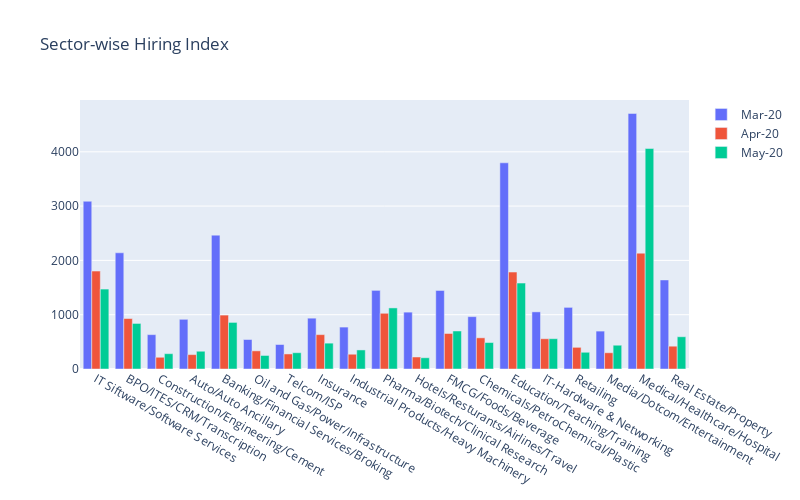

Notebook code cell kept with this figure:
### Code cell
import plotly
plotly.offline.init_notebook_mode(connected=True)
trace7 = go.Bar(x=fi["Industry"],y=fi["Mar-20"],name='Mar-20')
trace8 = go.Bar(x=fi["Industry"],y=fi["Apr-20"],name='Apr-20')
trace9 = go.Bar(x=fi["Industry"],y=fi["May-20"],name='May-20')

data = [trace7, trace8, trace9]
plotly.offline.iplot({"data": data,"layout": go.Layout(barmode='group', title="Sector-wise Hiring Index",width=800,height=500,)
})

### Figure 1 — Plotly figure (JSON) as saved in the notebook; plotly's stock layout.template omitted (floating-point values rounded to 4 significant figures)
{"data": [{"name": "Mar-20", "type": "bar", "x": ["IT Siftware/Software Services", "BPO/ITES/CRM/Transcription", "Construction/Engineering/Cement", "Auto/Auto Ancillary", "Banking/Financial Services/Broking", "Oil and Gas/Power/Infrastructure", "Telcom/ISP", "Insurance", "Industrial Products/Heavy Machinery", "Pharma/Biotech/Clinical Research", "Hotels/Resturants/Airlines/Travel", "FMCG/Foods/Beverage", "Chemicals/PetroChemical/Plastic", "Education/Teaching/Training", "IT-Hardware & Networking", "Retailing", "Media/Dotcom/Entertainment", "Medical/Healthcare/Hospital", "Real Estate/Property"], "y": [3089, 2140, 633, 915, 2465, 543, 451, 936, 772, 1448, 1047, 1446, 964, 3797, 1052, 1135, 698, 4706, 1640]}, {"name": "Apr-20", "type": "bar", "x": ["IT Siftware/Software Services", "BPO/ITES/CRM/Transcription", "Construction/Engineering/Cement", "Auto/Auto Ancillary", "Banking/Financial Services/Broking", "Oil and Gas/Power/Infrastructure", "Telcom/ISP", "Insurance", "Industrial Products/Heavy Machinery", "Pharma/Biotech/Clinical Research", "Hotels/Resturants/Airlines/Travel", "FMCG/Foods/Beverage", "Chemicals/PetroChemical/Plastic", "Education/Teaching/Training", "IT-Hardware & Networking", "Retailing", "Media/Dotcom/Entertainment", "Medical/Healthcare/Hospital", "Real Estate/Property"], "y": [1803, 929, 216, 265, 993, 334, 277, 633, 272, 1026, 221, 654, 574, 1785, 557, 399, 299, 2133, 420]}, {"name": "May-20", "type": "bar", "x": ["IT Siftware/Software Services", "BPO/ITES/CRM/Transcription", "Construction/Engineering/Cement", "Auto/Auto Ancillary", "Banking/Financial Services/Broking", "Oil and Gas/Power/Infrastructure", "Telcom/ISP", "Insurance", "Industrial Products/Heavy Machinery", "Pharma/Biotech/Clinical Research", "Hotels/Resturants/Airlines/Travel", "FMCG/Foods/Beverage", "Chemicals/PetroChemical/Plastic", "Education/Teaching/Training", "IT-Hardware & Networking", "Retailing", "Media/Dotcom/Entertainment", "Medical/Healthcare/Hospital", "Real Estate/Property"], "y": [1472, 839, 282, 327, 858, 249, 300, 476, 351, 1125, 207, 700, 487, 1582, 558, 308, 438, 4060, 594]}], "layout": {"barmode": "group", "height": 500, "title": {"text": "Sector-wise Hiring Index"}, "width": 800}}
